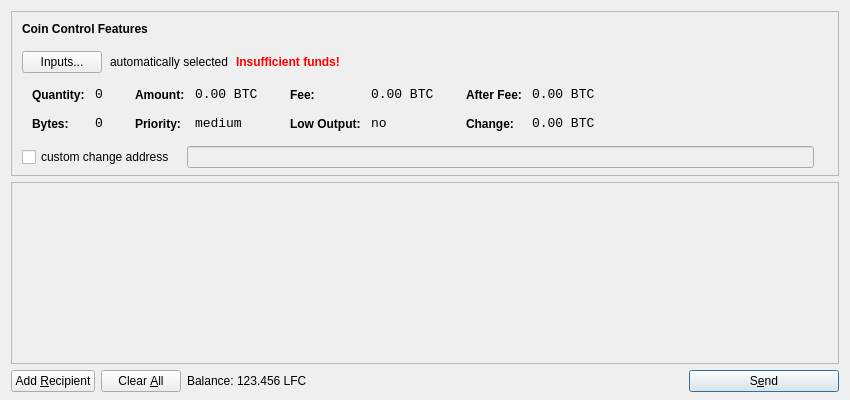
<?xml version="1.0" encoding="UTF-8"?>
<ui version="4.0">
 <class>SendCoinsDialog</class>
 <widget class="QDialog" name="SendCoinsDialog">
  <property name="geometry">
   <rect>
    <x>0</x>
    <y>0</y>
    <width>850</width>
    <height>400</height>
   </rect>
  </property>
  <property name="windowTitle">
   <string>Send Coins</string>
  </property>
  <layout class="QVBoxLayout" name="verticalLayout" stretch="0,1,0">
   <property name="bottomMargin">
    <number>8</number>
   </property>
   <item>
    <widget class="QFrame" name="frameCoinControl">
     <property name="sizePolicy">
      <sizepolicy hsizetype="Expanding" vsizetype="Expanding">
       <horstretch>0</horstretch>
       <verstretch>0</verstretch>
      </sizepolicy>
     </property>
     <property name="maximumSize">
      <size>
       <width>16777215</width>
       <height>16777215</height>
      </size>
     </property>
     <property name="frameShape">
      <enum>QFrame::StyledPanel</enum>
     </property>
     <property name="frameShadow">
      <enum>QFrame::Sunken</enum>
     </property>
     <layout class="QVBoxLayout" name="verticalLayoutCoinControl2">
      <property name="spacing">
       <number>-1</number>
      </property>
      <property name="leftMargin">
       <number>0</number>
      </property>
      <property name="topMargin">
       <number>0</number>
      </property>
      <property name="rightMargin">
       <number>0</number>
      </property>
      <property name="bottomMargin">
       <number>6</number>
      </property>
      <item>
       <layout class="QVBoxLayout" name="verticalLayoutCoinControl" stretch="0,0,0,0,1">
        <property name="spacing">
         <number>0</number>
        </property>
        <property name="leftMargin">
         <number>10</number>
        </property>
        <property name="topMargin">
         <number>10</number>
        </property>
        <item>
         <layout class="QHBoxLayout" name="horizontalLayoutCoinControl1">
          <property name="bottomMargin">
           <number>15</number>
          </property>
          <item>
           <widget class="QLabel" name="labelCoinControlFeatures">
            <property name="sizePolicy">
             <sizepolicy hsizetype="Preferred" vsizetype="Maximum">
              <horstretch>0</horstretch>
              <verstretch>0</verstretch>
             </sizepolicy>
            </property>
            <property name="font">
             <font>
              <weight>75</weight>
              <bold>true</bold>
             </font>
            </property>
            <property name="styleSheet">
             <string notr="true">font-weight:bold;</string>
            </property>
            <property name="text">
             <string>Coin Control Features</string>
            </property>
           </widget>
          </item>
         </layout>
        </item>
        <item>
         <layout class="QHBoxLayout" name="horizontalLayoutCoinControl2" stretch="0,0,0,0">
          <property name="spacing">
           <number>8</number>
          </property>
          <property name="bottomMargin">
           <number>10</number>
          </property>
          <item>
           <widget class="QPushButton" name="pushButtonCoinControl">
            <property name="styleSheet">
             <string notr="true"/>
            </property>
            <property name="text">
             <string>Inputs...</string>
            </property>
           </widget>
          </item>
          <item>
           <widget class="QLabel" name="labelCoinControlAutomaticallySelected">
            <property name="text">
             <string>automatically selected</string>
            </property>
            <property name="margin">
             <number>5</number>
            </property>
           </widget>
          </item>
          <item>
           <widget class="QLabel" name="labelCoinControlInsuffFunds">
            <property name="font">
             <font>
              <weight>75</weight>
              <bold>true</bold>
             </font>
            </property>
            <property name="styleSheet">
             <string notr="true">color:red;font-weight:bold;</string>
            </property>
            <property name="text">
             <string>Insufficient funds!</string>
            </property>
            <property name="margin">
             <number>5</number>
            </property>
           </widget>
          </item>
          <item>
           <spacer name="horizontalSpacerCoinControl">
            <property name="orientation">
             <enum>Qt::Horizontal</enum>
            </property>
            <property name="sizeHint" stdset="0">
             <size>
              <width>40</width>
              <height>1</height>
             </size>
            </property>
           </spacer>
          </item>
         </layout>
        </item>
        <item>
         <widget class="QWidget" name="widgetCoinControl" native="true">
          <property name="sizePolicy">
           <sizepolicy hsizetype="Preferred" vsizetype="Preferred">
            <horstretch>0</horstretch>
            <verstretch>0</verstretch>
           </sizepolicy>
          </property>
          <property name="minimumSize">
           <size>
            <width>0</width>
            <height>0</height>
           </size>
          </property>
          <property name="styleSheet">
           <string notr="true"/>
          </property>
          <layout class="QHBoxLayout" name="horizontalLayoutCoinControl5">
           <property name="margin">
            <number>0</number>
           </property>
           <item>
            <layout class="QHBoxLayout" name="horizontalLayoutCoinControl3" stretch="0,0,0,1">
             <property name="spacing">
              <number>20</number>
             </property>
             <property name="topMargin">
              <number>0</number>
             </property>
             <property name="bottomMargin">
              <number>10</number>
             </property>
             <item>
              <layout class="QFormLayout" name="formLayoutCoinControl1">
               <property name="horizontalSpacing">
                <number>10</number>
               </property>
               <property name="verticalSpacing">
                <number>14</number>
               </property>
               <property name="leftMargin">
                <number>10</number>
               </property>
               <property name="topMargin">
                <number>4</number>
               </property>
               <property name="rightMargin">
                <number>6</number>
               </property>
               <item row="0" column="0">
                <widget class="QLabel" name="labelCoinControlQuantityText">
                 <property name="styleSheet">
                  <string notr="true">font-weight:bold;</string>
                 </property>
                 <property name="text">
                  <string>Quantity:</string>
                 </property>
                 <property name="margin">
                  <number>0</number>
                 </property>
                </widget>
               </item>
               <item row="0" column="1">
                <widget class="QLabel" name="labelCoinControlQuantity">
                 <property name="font">
                  <font>
                   <family>Monospace</family>
                   <pointsize>10</pointsize>
                  </font>
                 </property>
                 <property name="cursor">
                  <cursorShape>IBeamCursor</cursorShape>
                 </property>
                 <property name="contextMenuPolicy">
                  <enum>Qt::ActionsContextMenu</enum>
                 </property>
                 <property name="text">
                  <string notr="true">0</string>
                 </property>
                 <property name="margin">
                  <number>0</number>
                 </property>
                 <property name="textInteractionFlags">
                  <set>Qt::LinksAccessibleByMouse|Qt::TextSelectableByKeyboard|Qt::TextSelectableByMouse</set>
                 </property>
                </widget>
               </item>
               <item row="1" column="0">
                <widget class="QLabel" name="labelCoinControlBytesText">
                 <property name="styleSheet">
                  <string notr="true">font-weight:bold;</string>
                 </property>
                 <property name="text">
                  <string>Bytes:</string>
                 </property>
                </widget>
               </item>
               <item row="1" column="1">
                <widget class="QLabel" name="labelCoinControlBytes">
                 <property name="font">
                  <font>
                   <family>Monospace</family>
                   <pointsize>10</pointsize>
                  </font>
                 </property>
                 <property name="cursor">
                  <cursorShape>IBeamCursor</cursorShape>
                 </property>
                 <property name="contextMenuPolicy">
                  <enum>Qt::ActionsContextMenu</enum>
                 </property>
                 <property name="text">
                  <string notr="true">0</string>
                 </property>
                 <property name="textInteractionFlags">
                  <set>Qt::LinksAccessibleByMouse|Qt::TextSelectableByKeyboard|Qt::TextSelectableByMouse</set>
                 </property>
                </widget>
               </item>
              </layout>
             </item>
             <item>
              <layout class="QFormLayout" name="formLayoutCoinControl2">
               <property name="horizontalSpacing">
                <number>10</number>
               </property>
               <property name="verticalSpacing">
                <number>14</number>
               </property>
               <property name="leftMargin">
                <number>6</number>
               </property>
               <property name="topMargin">
                <number>4</number>
               </property>
               <property name="rightMargin">
                <number>6</number>
               </property>
               <item row="0" column="0">
                <widget class="QLabel" name="labelCoinControlAmountText">
                 <property name="styleSheet">
                  <string notr="true">font-weight:bold;</string>
                 </property>
                 <property name="text">
                  <string>Amount:</string>
                 </property>
                 <property name="margin">
                  <number>0</number>
                 </property>
                </widget>
               </item>
               <item row="0" column="1">
                <widget class="QLabel" name="labelCoinControlAmount">
                 <property name="font">
                  <font>
                   <family>Monospace</family>
                   <pointsize>10</pointsize>
                  </font>
                 </property>
                 <property name="cursor">
                  <cursorShape>IBeamCursor</cursorShape>
                 </property>
                 <property name="contextMenuPolicy">
                  <enum>Qt::ActionsContextMenu</enum>
                 </property>
                 <property name="text">
                  <string notr="true">0.00 BTC</string>
                 </property>
                 <property name="textInteractionFlags">
                  <set>Qt::LinksAccessibleByMouse|Qt::TextSelectableByKeyboard|Qt::TextSelectableByMouse</set>
                 </property>
                </widget>
               </item>
               <item row="1" column="0">
                <widget class="QLabel" name="labelCoinControlPriorityText">
                 <property name="styleSheet">
                  <string notr="true">font-weight:bold;</string>
                 </property>
                 <property name="text">
                  <string>Priority:</string>
                 </property>
                </widget>
               </item>
               <item row="1" column="1">
                <widget class="QLabel" name="labelCoinControlPriority">
                 <property name="font">
                  <font>
                   <family>Monospace</family>
                   <pointsize>10</pointsize>
                  </font>
                 </property>
                 <property name="cursor">
                  <cursorShape>IBeamCursor</cursorShape>
                 </property>
                 <property name="contextMenuPolicy">
                  <enum>Qt::ActionsContextMenu</enum>
                 </property>
                 <property name="text">
                  <string>medium</string>
                 </property>
                 <property name="textInteractionFlags">
                  <set>Qt::LinksAccessibleByMouse|Qt::TextSelectableByKeyboard|Qt::TextSelectableByMouse</set>
                 </property>
                </widget>
               </item>
              </layout>
             </item>
             <item>
              <layout class="QFormLayout" name="formLayoutCoinControl3">
               <property name="horizontalSpacing">
                <number>10</number>
               </property>
               <property name="verticalSpacing">
                <number>14</number>
               </property>
               <property name="leftMargin">
                <number>6</number>
               </property>
               <property name="topMargin">
                <number>4</number>
               </property>
               <property name="rightMargin">
                <number>6</number>
               </property>
               <item row="0" column="0">
                <widget class="QLabel" name="labelCoinControlFeeText">
                 <property name="styleSheet">
                  <string notr="true">font-weight:bold;</string>
                 </property>
                 <property name="text">
                  <string>Fee:</string>
                 </property>
                 <property name="margin">
                  <number>0</number>
                 </property>
                </widget>
               </item>
               <item row="0" column="1">
                <widget class="QLabel" name="labelCoinControlFee">
                 <property name="font">
                  <font>
                   <family>Monospace</family>
                   <pointsize>10</pointsize>
                  </font>
                 </property>
                 <property name="cursor">
                  <cursorShape>IBeamCursor</cursorShape>
                 </property>
                 <property name="contextMenuPolicy">
                  <enum>Qt::ActionsContextMenu</enum>
                 </property>
                 <property name="text">
                  <string notr="true">0.00 BTC</string>
                 </property>
                 <property name="textInteractionFlags">
                  <set>Qt::LinksAccessibleByMouse|Qt::TextSelectableByKeyboard|Qt::TextSelectableByMouse</set>
                 </property>
                </widget>
               </item>
               <item row="1" column="0">
                <widget class="QLabel" name="labelCoinControlLowOutputText">
                 <property name="styleSheet">
                  <string notr="true">font-weight:bold;</string>
                 </property>
                 <property name="text">
                  <string>Low Output:</string>
                 </property>
                </widget>
               </item>
               <item row="1" column="1">
                <widget class="QLabel" name="labelCoinControlLowOutput">
                 <property name="font">
                  <font>
                   <family>Monospace</family>
                   <pointsize>10</pointsize>
                  </font>
                 </property>
                 <property name="cursor">
                  <cursorShape>IBeamCursor</cursorShape>
                 </property>
                 <property name="contextMenuPolicy">
                  <enum>Qt::ActionsContextMenu</enum>
                 </property>
                 <property name="text">
                  <string>no</string>
                 </property>
                 <property name="textInteractionFlags">
                  <set>Qt::LinksAccessibleByMouse|Qt::TextSelectableByKeyboard|Qt::TextSelectableByMouse</set>
                 </property>
                </widget>
               </item>
              </layout>
             </item>
             <item>
              <layout class="QFormLayout" name="formLayoutCoinControl4">
               <property name="horizontalSpacing">
                <number>10</number>
               </property>
               <property name="verticalSpacing">
                <number>14</number>
               </property>
               <property name="leftMargin">
                <number>6</number>
               </property>
               <property name="topMargin">
                <number>4</number>
               </property>
               <property name="rightMargin">
                <number>6</number>
               </property>
               <item row="0" column="0">
                <widget class="QLabel" name="labelCoinControlAfterFeeText">
                 <property name="styleSheet">
                  <string notr="true">font-weight:bold;</string>
                 </property>
                 <property name="text">
                  <string>After Fee:</string>
                 </property>
                 <property name="margin">
                  <number>0</number>
                 </property>
                </widget>
               </item>
               <item row="0" column="1">
                <widget class="QLabel" name="labelCoinControlAfterFee">
                 <property name="font">
                  <font>
                   <family>Monospace</family>
                   <pointsize>10</pointsize>
                  </font>
                 </property>
                 <property name="cursor">
                  <cursorShape>IBeamCursor</cursorShape>
                 </property>
                 <property name="contextMenuPolicy">
                  <enum>Qt::ActionsContextMenu</enum>
                 </property>
                 <property name="text">
                  <string notr="true">0.00 BTC</string>
                 </property>
                 <property name="textInteractionFlags">
                  <set>Qt::LinksAccessibleByMouse|Qt::TextSelectableByKeyboard|Qt::TextSelectableByMouse</set>
                 </property>
                </widget>
               </item>
               <item row="1" column="0">
                <widget class="QLabel" name="labelCoinControlChangeText">
                 <property name="styleSheet">
                  <string notr="true">font-weight:bold;</string>
                 </property>
                 <property name="text">
                  <string>Change:</string>
                 </property>
                </widget>
               </item>
               <item row="1" column="1">
                <widget class="QLabel" name="labelCoinControlChange">
                 <property name="font">
                  <font>
                   <family>Monospace</family>
                   <pointsize>10</pointsize>
                  </font>
                 </property>
                 <property name="cursor">
                  <cursorShape>IBeamCursor</cursorShape>
                 </property>
                 <property name="contextMenuPolicy">
                  <enum>Qt::ActionsContextMenu</enum>
                 </property>
                 <property name="text">
                  <string notr="true">0.00 BTC</string>
                 </property>
                 <property name="textInteractionFlags">
                  <set>Qt::LinksAccessibleByMouse|Qt::TextSelectableByKeyboard|Qt::TextSelectableByMouse</set>
                 </property>
                </widget>
               </item>
              </layout>
             </item>
            </layout>
           </item>
          </layout>
         </widget>
        </item>
        <item>
         <layout class="QHBoxLayout" name="horizontalLayoutCoinControl4" stretch="0,0,0">
          <property name="spacing">
           <number>12</number>
          </property>
          <property name="sizeConstraint">
           <enum>QLayout::SetDefaultConstraint</enum>
          </property>
          <property name="topMargin">
           <number>5</number>
          </property>
          <property name="rightMargin">
           <number>5</number>
          </property>
          <item>
           <widget class="QCheckBox" name="checkBoxCoinControlChange">
            <property name="text">
             <string>custom change address</string>
            </property>
           </widget>
          </item>
          <item>
           <widget class="QLineEdit" name="lineEditCoinControlChange">
            <property name="enabled">
             <bool>false</bool>
            </property>
            <property name="sizePolicy">
             <sizepolicy hsizetype="Expanding" vsizetype="Fixed">
              <horstretch>0</horstretch>
              <verstretch>0</verstretch>
             </sizepolicy>
            </property>
           </widget>
          </item>
          <item>
           <widget class="QLabel" name="labelCoinControlChangeLabel">
            <property name="sizePolicy">
             <sizepolicy hsizetype="Preferred" vsizetype="Expanding">
              <horstretch>0</horstretch>
              <verstretch>0</verstretch>
             </sizepolicy>
            </property>
            <property name="minimumSize">
             <size>
              <width>0</width>
              <height>0</height>
             </size>
            </property>
            <property name="text">
             <string/>
            </property>
            <property name="margin">
             <number>3</number>
            </property>
           </widget>
          </item>
         </layout>
        </item>
        <item>
         <spacer name="verticalSpacerCoinControl">
          <property name="orientation">
           <enum>Qt::Vertical</enum>
          </property>
          <property name="sizeHint" stdset="0">
           <size>
            <width>800</width>
            <height>1</height>
           </size>
          </property>
         </spacer>
        </item>
       </layout>
      </item>
     </layout>
    </widget>
   </item>
   <item>
    <widget class="QScrollArea" name="scrollArea">
     <property name="widgetResizable">
      <bool>true</bool>
     </property>
     <widget class="QWidget" name="scrollAreaWidgetContents">
      <property name="geometry">
       <rect>
        <x>0</x>
        <y>0</y>
        <width>830</width>
        <height>165</height>
       </rect>
      </property>
      <layout class="QVBoxLayout" name="verticalLayout_2">
       <property name="margin">
        <number>0</number>
       </property>
       <item>
        <layout class="QVBoxLayout" name="entries">
         <property name="spacing">
          <number>6</number>
         </property>
        </layout>
       </item>
       <item>
        <spacer name="verticalSpacer">
         <property name="orientation">
          <enum>Qt::Vertical</enum>
         </property>
         <property name="sizeHint" stdset="0">
          <size>
           <width>20</width>
           <height>40</height>
          </size>
         </property>
        </spacer>
       </item>
      </layout>
     </widget>
    </widget>
   </item>
   <item>
    <layout class="QHBoxLayout" name="horizontalLayout">
     <item>
      <widget class="QPushButton" name="addButton">
       <property name="toolTip">
        <string>Send to multiple recipients at once</string>
       </property>
       <property name="text">
        <string>Add &amp;Recipient</string>
       </property>
       <property name="icon">
        <iconset resource="../bitcoin.qrc">
         <normaloff>:/icons/add</normaloff>:/icons/add</iconset>
       </property>
       <property name="autoDefault">
        <bool>false</bool>
       </property>
      </widget>
     </item>
     <item>
      <widget class="QPushButton" name="clearButton">
       <property name="sizePolicy">
        <sizepolicy hsizetype="Minimum" vsizetype="Fixed">
         <horstretch>0</horstretch>
         <verstretch>0</verstretch>
        </sizepolicy>
       </property>
       <property name="toolTip">
        <string>Remove all transaction fields</string>
       </property>
       <property name="text">
        <string>Clear &amp;All</string>
       </property>
       <property name="icon">
        <iconset resource="../bitcoin.qrc">
         <normaloff>:/icons/remove</normaloff>:/icons/remove</iconset>
       </property>
       <property name="autoRepeatDelay">
        <number>300</number>
       </property>
       <property name="autoDefault">
        <bool>false</bool>
       </property>
      </widget>
     </item>
     <item>
      <layout class="QHBoxLayout" name="horizontalLayout_2">
       <property name="spacing">
        <number>3</number>
       </property>
       <item>
        <widget class="QLabel" name="label">
         <property name="text">
          <string>Balance:</string>
         </property>
        </widget>
       </item>
       <item>
        <widget class="QLabel" name="labelBalance">
         <property name="cursor">
          <cursorShape>IBeamCursor</cursorShape>
         </property>
         <property name="text">
          <string>123.456 LFC</string>
         </property>
         <property name="textInteractionFlags">
          <set>Qt::LinksAccessibleByMouse|Qt::TextSelectableByKeyboard|Qt::TextSelectableByMouse</set>
         </property>
        </widget>
       </item>
      </layout>
     </item>
     <item>
      <spacer name="horizontalSpacer">
       <property name="orientation">
        <enum>Qt::Horizontal</enum>
       </property>
       <property name="sizeHint" stdset="0">
        <size>
         <width>40</width>
         <height>20</height>
        </size>
       </property>
      </spacer>
     </item>
     <item>
      <widget class="QPushButton" name="sendButton">
       <property name="minimumSize">
        <size>
         <width>150</width>
         <height>0</height>
        </size>
       </property>
       <property name="toolTip">
        <string>Confirm the send action</string>
       </property>
       <property name="text">
        <string>S&amp;end</string>
       </property>
       <property name="icon">
        <iconset resource="../bitcoin.qrc">
         <normaloff>:/icons/send</normaloff>:/icons/send</iconset>
       </property>
       <property name="default">
        <bool>true</bool>
       </property>
      </widget>
     </item>
    </layout>
   </item>
  </layout>
 </widget>
 <resources>
  <include location="../bitcoin.qrc"/>
 </resources>
 <connections/>
</ui>
